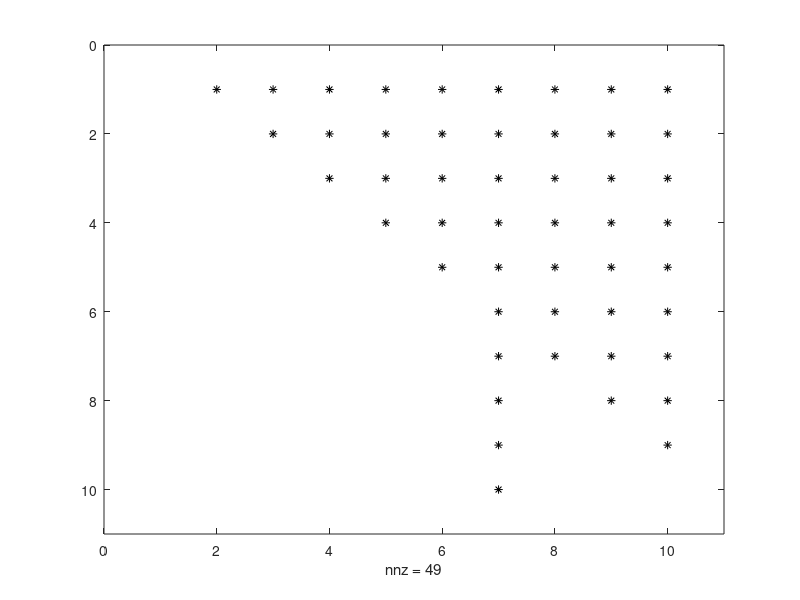

Source code (MATLAB): (Note: this script raises an error after producing the figure.)
h = 12;
A = triu(rand(10,10),1);
A(:,7) = ones(10,1);


spy(A,'k')

x=get(gca,'children')
set(x(1),'color',[0 0 0])
set(x(2),'color',[0.5 0.5 0])
set(x(3),'color',[0 0 1])

A==10

